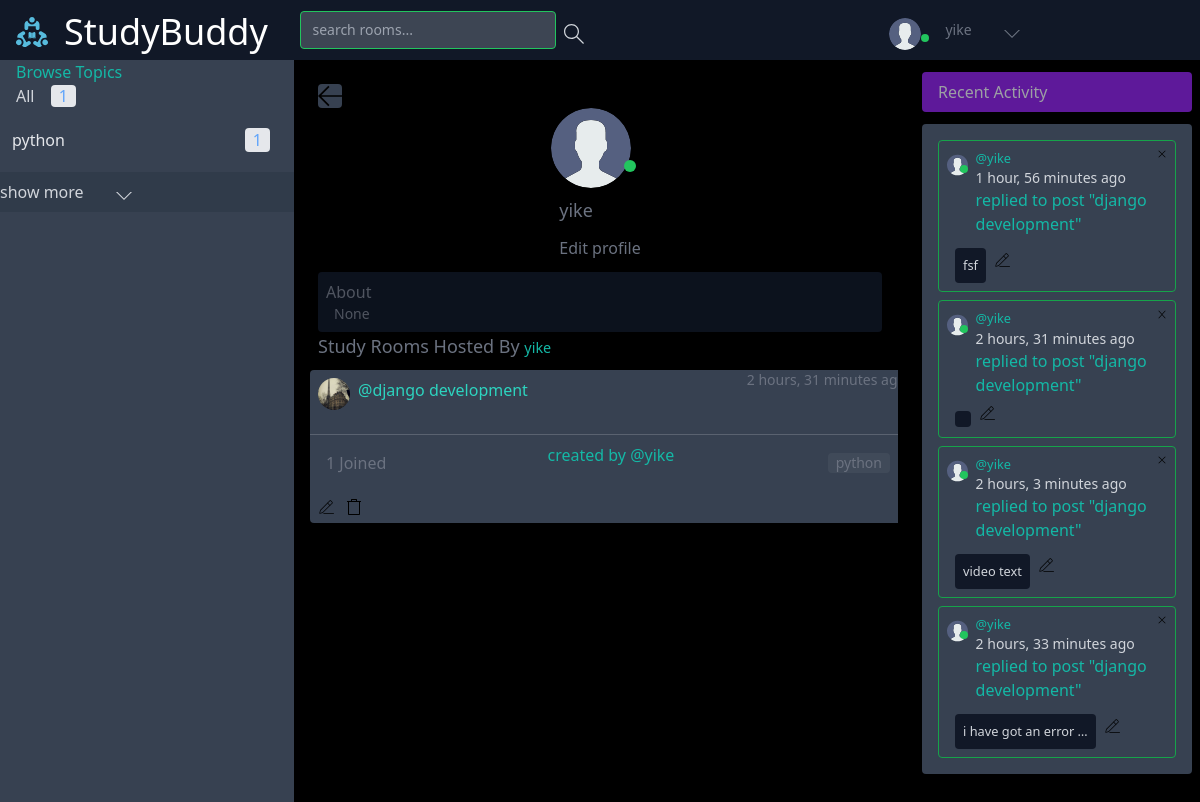
Screenshot of /user-profile/1/ (signed in) with the database file from the repository.
### Backend/base/models.py (models this page shows, shortened)
class User(AbstractUser):
    name  = models.CharField(max_length=200,null=True)
    username = models.CharField(max_length=200)
    password = models.CharField(max_length=100)
    email = models.EmailField(max_length=200,unique=True)
    bio = models.TextField(max_length=500,null=True,blank=True)
    avatar = models.ImageField(null=True,default='images/avatar.svg',upload_to='images/profile_images')
    last_activity = models.DateTimeField(null=True, blank=True)
    is_online = models.BooleanField(default=False)
    USERNAME_FIELD = 'email'
    REQUIRED_FIELDS =['username','password']

class Topic(models.Model):
    name = models.CharField(max_length=200)

class Room(models.Model):
    host = models.ForeignKey(User,on_delete=models.SET_NULL,null=True)
    topic = models.ForeignKey(Topic,on_delete=models.SET_NULL,null=True)
    roomImage = models.ImageField(null=True ,default='images/room_images/default_room_image.png',upload_to='images/room_images')
    name = models.CharField(max_length=200)
    description = models.TextField(null=True,blank=True)
    participants = models.ManyToManyField(User,related_name='participants',blank=True)
    updated = models.DateTimeField(auto_now=True)
    created = models.DateField(auto_now_add=True)
    is_deleted = models.BooleanField(default=False)
    class Meta:
        ordering = ['-updated','-created']
    def __str__(self):
        return self.name

class Message(models.Model):
    user = models.ForeignKey(User,on_delete=models.CASCADE)
    room = models.ForeignKey (Room,on_delete=models.CASCADE)
    body = models.TextField()
    image = models.ImageField(null=True,upload_to='files/messages/image_messages')
    video = models.FileField(null=True,upload_to='files/messages/video_messages')
    audio = models.FileField(null=True,upload_to='files/messages/audio_messages')
    liker = models.ManyToManyField(User,related_name='message_liker',blank=True)
    updated  = models.DateTimeField(auto_now=True)
    created = models.DateTimeField(auto_now_add=True)
    num_of_likes = models.IntegerField(default=0)
    num_of_replies = models.IntegerField(default=0)
    is_deleted = models.BooleanField(default=False)
    class Meta:
        ordering = ['-updated','-created']
    def __str__(self):
        return self.body

### Backend/base/views.py (the view)
# urls.py: path('user-profile/<str:pk>/',views.userProfile,name='user-profile'),
@login_required(login_url='login')
def userProfile(request,pk):
    user = User.objects.get(id = pk)
    rooms = user.room_set.filter(is_deleted=False)
    topics = Topic.objects.all()
    room_messages = user.message_set.filter(is_deleted = False)
    context = {'user':user,
               'rooms':rooms,
               'room_messages':room_messages,
               'topics':topics,
               'visible_words':5,
               }
    return render(request,'base/profile.html',context)

### Frontend/templates/base/profile.html (shortened to what this page needs)
{%extends 'base/home.html' %}
{%load static %}
{% block home-content %}
<div class="col-span-6">
    <div class="mx-2 px-2">
        <a href="{{request.META.HTTP_REFERER}}" class="pl-2 pt-2"><img src="{% static 'assets/icons/arrow-left.svg' %}"
                class="w-6 h-6 bg-gray-700 rounded" alt="left-arrow"></a>
        <div class="flex flex-row justify-center">
            <div>
                <div class="relative">
                    <img src="{{user.avatar.url}}" alt="" class="w-20 h-20 rounded-full">
                    <p class="bg-green-500 w-3 h-3 absolute rounded-full" style="bottom: 1rem;right: 0.8rem;">
                </div>
                <p class="mx-2 mt-2 text-lg">
                    <a href="">{{user.username}}</a>
                </p>
                {%if user.username == request.user.username%}
                <a href="{%url 'edit-profile' user.id %}"> <button class="shadow-outline rounded px-2 py-1 my-2">Edit
                        profile</button></a>
                {%endif%}
            </div>
        </div>
        <div class="bg-gray-900 rounded px-2 py-2 opacity-75 w-full">
            <h3 class="">About</h3>
            <p class="mx-2 text-sm">{{user.bio}}</p>
        </div>
        <div class="text-normal text-lg py--2">
            <p class="text-lg text-opacity-50">Study Rooms Hosted By <small class=" text-teal-500">
                    {{user.username}}</small></p>
        </div>
    </div>
    {% include 'base/feed_component.html' %}
</div>
{% endblock home-content %}

### Frontend/templates/navbar.html (shortened to what this page needs)
{% load static %}
<nav class="grid grid-cols-3 justify-start w-screen mx-0 sm:justify-between items-center bg-gray-900  left-0 py-2">
  <div class=" col-span-2 flex justify-start sm:ml-2 sm:items-center">
    <div class="flex flex-row sm:items-center justify-start mr-2">
      <a href="/" class="mt-1 px-2">
        <img src="{% static '/images/logo.svg' %}" alt="profile_img" class=" w-8 h-8 sm:w-8 sm:h-8 rounded" />
      </a>
      <h2 class="text-white hidden sm:block sm:text-4xl sm:ml-1 sm:pl-1 sm:mt-1 text-sm">StudyBuddy</h2>
    </div>
    {% if request.user.is_authenticated %}
    <div class=" flex flex-row sm:ml-4 pb-0 ml-2 ">
      <form action="{% url 'home' %}" method="GET" class=" flex flex-row rounded sm:px-2 mb-0 pb-0 ">
        <input
          class="focus:outline-none focus:border-yellow-500 text-sm sm:px-2 py-2  bg-gray-500 sm:w-64 rounded bg-opacity-50 border border-green-500"
          type="text" name='q' placeholder=" search rooms...">
        <button type="submit">
        </button>
      </form>
    </div>
    {%endif%}
  </div>
  <div class=" col-span-1 sm:mr-2 text-white sm:mr-16 sm:pr-16">
    <div class=" flex flex-row items-center  sm:ml-4 sm:sm:px-4 pb-0 pt-2 justify-end ">
      {% if request.user.is_authenticated %}
      <div class="relative  mr-2">
        <img src="{{request.user.avatar.url}}" alt="" class="w-8 h-8 rounded-full mx-2">
        <p {% if user.is_online %} class=" bg-green-500 w-2 h-2 absolute rounded-full" {%else%}
          class=" bg-red-500 w-2 h-2 absolute rounded-full" {%endif%} style="top: 1rem;right: 0;">
      </div>
      {%endif%}
      <div class="text-sm text-gray-500  h-8">
        <p class="flex flex-row sm:ml-2 items-center">
          <a href="{%url 'user-profile' request.user.id%}">
            <span>{{request.user.username}}</span>
          </a>
          <svg class="w-4 h-4 sm:ml-8 mt-2 fill-current" id="nav_down_icon" onclick="{showElement()}"
            xmlns="http://www.w3.org/2000/svg" width="32" height="32" viewBox="0 0 32 32">
            <title>chevron-down</title>
            <path d="M16 21l-13-13h-3l16 16 16-16h-3l-13 13z"></path>
          </svg>
        </p>
      </div>
    </div>
  </div>
  </div>

### Frontend/templates/base/topics_component.html
<div class=" bg-gray-700 overflow-y-scroll h-screen">
    <div>
        <h3 class="text-teal-500 mx-4">Browse Topics</h3>
        <a href="{%url 'home'%}" class="mx-4">All <span
                class="px-2  mx-3 bg-gray-200  rounded text-blue-400">{{topics.count}}</span></a>
        {% for topic in topics%}
        <div class="flex flex-row justify-between text-gray-200 my-5 mx-3  hover:text-yellow-500">
            <a href="{% url 'home'   %}?q={{topic.name}}">{{topic.name}} </a>
            <p class="px-2  mx-3 bg-gray-200  rounded text-blue-400 ">{{topic.room_set.all.count}}</p>
        </div>
        {% endfor %}
        <div class="flex flex-row  py-2 bg-gray-800 bg-opacity-25 w-full">
            <p>show more</p>
            <a href="{%url 'topics'%}"><svg class="w-4 h-4 sm:ml-8 mt-2 fill-current" xmlns="http://www.w3.org/2000/svg"
                    width="32" height="32" viewBox="0 0 32 32">
                    <title>chevron-down</title>
                    <path d="M16 21l-13-13h-3l16 16 16-16h-3l-13 13z"></path>
                </svg>
            </a>
        </div>
    </div>
</div>

### Frontend/templates/base/feed_component.html (shortened to what this page needs)
{% load static %}
<div>
    {% for room in rooms%}
    <div class="bg-gray-700 my-2 rounded mx-2 w-full">
        <div class="flex flex-row justify-between mb-2">
            <div class="flex flex-row justify-center mx-2 my-2">
                <div class="relative">
                    <img src="{{room.roomImage.url}}" alt="" class="w-8 h-8 rounded-full">
                </div>
                <a href="{% url 'room' room.id %}" class="ml-2 text-teal-400">@{{room.name}}</a>
            </div>
            <p class="text-sm font-light">{{room.updated|timesince}} ago</p>
        </div>
        <hr style="color:lightblue; opacity: 0.2;">
        <div class="flex flex-row justify-between mx-2 py-2 items-center">
            <div class="mx-2">
                <p>{{room.participants.count}} Joined</p>
            </div>
            <p class="mx-2 mb-4 ">
                <a href="{% url 'user-profile' room.host.id %}" class="text-teal-500">created by
                    @{{room.host.username}}</a>
            </p>
            <a href="{% url 'home' %}?q={{room.topic.name}}" class="bg-gray-600 bg-opacity-50 rounded mr-2">
                <p class="px-2 text-sm my-0">{{room.topic.name}}</p>
            </a>
        </div>
        {% if room.host == request.user %}
        <div class="flex flex-row py-2 mx-2">
            <a href="{% url 'update-room' room.id %}" class="mr-3"><img src="{% static 'assets/icons/edit.svg' %}"
                    class="w-4 h-4" alt="edit"></a>
            <a href="{% url 'delete-room' room.id %}"><img src="{% static 'assets/icons/delete.svg' %}" class="w-4 h-4"
                    alt="delete"></a>
        </div>
        {% endif %}
    </div>
    {% endfor %}
</div>

### Frontend/templates/base/activity_component.html (shortened to what this page needs)
{%load static %}
<div class="mr-2">
    <h3 class="bg-purple-700 opacity-75 ml-4 mt-3 pl-4  py-2 rounded"> Recent Activity</h3>
    <div class=" bg-gray-700  ml-4 mt-3 px-2 py-2 rounded">
        {% for message in room_messages %}
        <div class=" border border-green-600 m-2 p-2 rounded">
            <div class="flex flex-row justify-between">
                <div class="flex flex-row">
                    <div class="relative">
                        <img src="{{message.user.avatar.url}}" class="w-8 h-8 rounded-full inline" alt="">
                        <p {% if message.user.is_online %} class=" bg-green-500 w-2 h-2 absolute rounded-full" {%else%}
                            class=" bg-red-500 w-2 h-2 absolute rounded-full" {%endif%} style="top: 1rem;right: 0;">
                    </div>
                    <div class="ml-2 ">
                        <small> <a href="{% url 'user-profile' message.user.id %}"
                                class="text-teal-500">@{{message.user.username}}
                            </a>
                        </small>
                        <p class="text-sm font-thin">{{message.created|timesince}} ago</p>
                        <p class="text-md text-teal-500">replied to post <a
                                href="{% url 'room' message.room.id %}">"{{message.room}}"</a>
                        </p>
                    </div>
                </div>
                {% if request.user == message.user %}
                <a href="{% url 'delete-message' message.id %}"><img src="{%static 'assets/icons/remove.svg' %}"
                        class="w-4 w-4" alt="delete"></a>
                {% endif %}
            </div>
            <div class="flex flex-row mx-2 items-center">
                <p class="bg-gray-900 mt-3 px-2 py-2 rounded ">
                    <small>{{message|truncatewords:visible_words}}
                    </small>
                </p>
                {% if request.user == message.user %}
                <a href="{% url 'edit-message' message.id %}" class="px-2 py-2"><img
                        src="{%static 'assets/icons/edit.svg' %}" class="w-4 w-4" alt="edit"></a>
                {% endif %}
            </div>
        </div>
        {% endfor %}
    </div>
</div>

### rows the page displays
User: user.avatar (placeholder picture), user.username "yike", avatar (placeholder picture), username "yike", bio "None"
Topic: name "python", room_set.all.count "1"
Room: roomImage (picture), name "django development", updated "2 hours, 31 minutes", participants.count "1", host.username "yike", topic.name "python"
Message: user.avatar (placeholder picture), user.username "yike", created "1 hour, 56 minutes", room "django development", body "fsf"
Message: user.avatar (placeholder picture), user.username "yike", created "2 hours, 31 minutes", room "django development"
Message: user.avatar (placeholder picture), user.username "yike", created "2 hours, 3 minutes", room "django development", body "video text"
Message: user.avatar (placeholder picture), user.username "yike", created "2 hours, 33 minutes", room "django development", body "i have got an error …"

### other values shown
{{ topics.count }} "1"
